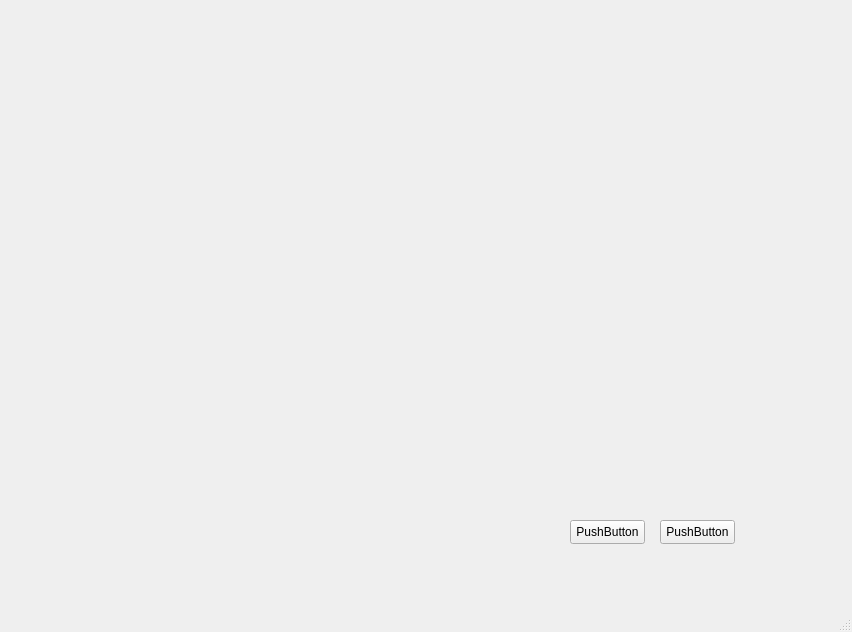
<?xml version="1.0" encoding="UTF-8"?>
<ui version="4.0">
 <class>MainWindow</class>
 <widget class="QMainWindow" name="MainWindow">
  <property name="geometry">
   <rect>
    <x>0</x>
    <y>0</y>
    <width>852</width>
    <height>632</height>
   </rect>
  </property>
  <property name="windowTitle">
   <string>MainWindow</string>
  </property>
  <widget class="QWidget" name="centralwidget">
   <widget class="QPushButton" name="pushButton">
    <property name="geometry">
     <rect>
      <x>570</x>
      <y>520</y>
      <width>75</width>
      <height>24</height>
     </rect>
    </property>
    <property name="text">
     <string>PushButton</string>
    </property>
   </widget>
   <widget class="QPushButton" name="pushButton_2">
    <property name="geometry">
     <rect>
      <x>660</x>
      <y>520</y>
      <width>75</width>
      <height>24</height>
     </rect>
    </property>
    <property name="text">
     <string>PushButton</string>
    </property>
   </widget>
  </widget>
  <widget class="QMenuBar" name="menubar">
   <property name="geometry">
    <rect>
     <x>0</x>
     <y>0</y>
     <width>852</width>
     <height>22</height>
    </rect>
   </property>
  </widget>
  <widget class="QStatusBar" name="statusbar"/>
 </widget>
 <resources/>
 <connections/>
</ui>
